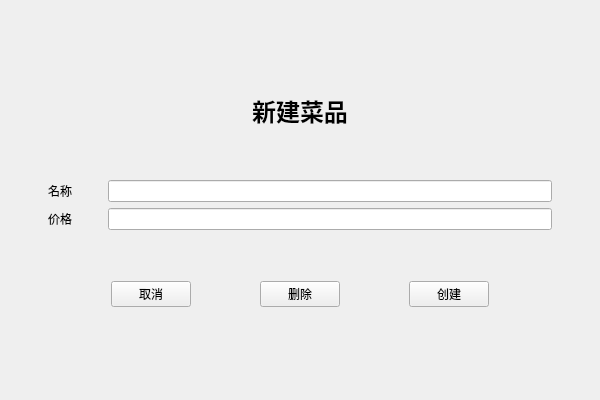
<?xml version="1.0" encoding="UTF-8"?>
<ui version="4.0">
 <class>New</class>
 <widget class="QMainWindow" name="New">
  <property name="geometry">
   <rect>
    <x>0</x>
    <y>0</y>
    <width>600</width>
    <height>400</height>
   </rect>
  </property>
  <property name="windowTitle">
   <string>新建菜品</string>
  </property>
  <widget class="QWidget" name="center">
   <layout class="QVBoxLayout" name="vlay">
    <property name="leftMargin">
     <number>48</number>
    </property>
    <property name="topMargin">
     <number>48</number>
    </property>
    <property name="rightMargin">
     <number>48</number>
    </property>
    <property name="bottomMargin">
     <number>48</number>
    </property>
    <item>
     <spacer name="vsp1">
      <property name="orientation">
       <enum>Qt::Vertical</enum>
      </property>
      <property name="sizeHint" stdset="0">
       <size>
        <width>20</width>
        <height>40</height>
       </size>
      </property>
     </spacer>
    </item>
    <item>
     <layout class="QHBoxLayout" name="hlay1">
      <item>
       <widget class="QLabel" name="label1">
        <property name="font">
         <font>
          <pointsize>18</pointsize>
          <bold>true</bold>
         </font>
        </property>
        <property name="text">
         <string>新建菜品</string>
        </property>
        <property name="alignment">
         <set>Qt::AlignCenter</set>
        </property>
       </widget>
      </item>
     </layout>
    </item>
    <item>
     <spacer name="vsp2">
      <property name="orientation">
       <enum>Qt::Vertical</enum>
      </property>
      <property name="sizeHint" stdset="0">
       <size>
        <width>20</width>
        <height>40</height>
       </size>
      </property>
     </spacer>
    </item>
    <item>
     <layout class="QFormLayout" name="flay">
      <property name="horizontalSpacing">
       <number>36</number>
      </property>
      <item row="0" column="0">
       <widget class="QLabel" name="label2">
        <property name="text">
         <string>名称</string>
        </property>
       </widget>
      </item>
      <item row="0" column="1">
       <widget class="QLineEdit" name="ledit1"/>
      </item>
      <item row="1" column="1">
       <widget class="QLineEdit" name="ledit2"/>
      </item>
      <item row="1" column="0">
       <widget class="QLabel" name="label3">
        <property name="text">
         <string>价格</string>
        </property>
       </widget>
      </item>
     </layout>
    </item>
    <item>
     <spacer name="vsp3">
      <property name="orientation">
       <enum>Qt::Vertical</enum>
      </property>
      <property name="sizeHint" stdset="0">
       <size>
        <width>20</width>
        <height>40</height>
       </size>
      </property>
     </spacer>
    </item>
    <item>
     <layout class="QHBoxLayout" name="hlay2">
      <item>
       <spacer name="hsp1">
        <property name="orientation">
         <enum>Qt::Horizontal</enum>
        </property>
        <property name="sizeHint" stdset="0">
         <size>
          <width>40</width>
          <height>20</height>
         </size>
        </property>
       </spacer>
      </item>
      <item>
       <widget class="QPushButton" name="pbtn1">
        <property name="sizePolicy">
         <sizepolicy hsizetype="Fixed" vsizetype="Fixed">
          <horstretch>0</horstretch>
          <verstretch>0</verstretch>
         </sizepolicy>
        </property>
        <property name="text">
         <string>取消</string>
        </property>
       </widget>
      </item>
      <item>
       <spacer name="hsp2">
        <property name="orientation">
         <enum>Qt::Horizontal</enum>
        </property>
        <property name="sizeHint" stdset="0">
         <size>
          <width>40</width>
          <height>20</height>
         </size>
        </property>
       </spacer>
      </item>
      <item>
       <widget class="QPushButton" name="pbtn2">
        <property name="sizePolicy">
         <sizepolicy hsizetype="Fixed" vsizetype="Fixed">
          <horstretch>0</horstretch>
          <verstretch>0</verstretch>
         </sizepolicy>
        </property>
        <property name="text">
         <string>删除</string>
        </property>
       </widget>
      </item>
      <item>
       <spacer name="hsp3">
        <property name="orientation">
         <enum>Qt::Horizontal</enum>
        </property>
        <property name="sizeHint" stdset="0">
         <size>
          <width>40</width>
          <height>20</height>
         </size>
        </property>
       </spacer>
      </item>
      <item>
       <widget class="QPushButton" name="pbtn3">
        <property name="sizePolicy">
         <sizepolicy hsizetype="Fixed" vsizetype="Fixed">
          <horstretch>0</horstretch>
          <verstretch>0</verstretch>
         </sizepolicy>
        </property>
        <property name="text">
         <string>创建</string>
        </property>
       </widget>
      </item>
      <item>
       <spacer name="hsp4">
        <property name="orientation">
         <enum>Qt::Horizontal</enum>
        </property>
        <property name="sizeHint" stdset="0">
         <size>
          <width>40</width>
          <height>20</height>
         </size>
        </property>
       </spacer>
      </item>
     </layout>
    </item>
    <item>
     <spacer name="vsp4">
      <property name="orientation">
       <enum>Qt::Vertical</enum>
      </property>
      <property name="sizeHint" stdset="0">
       <size>
        <width>20</width>
        <height>40</height>
       </size>
      </property>
     </spacer>
    </item>
   </layout>
  </widget>
 </widget>
 <resources/>
 <connections/>
</ui>
